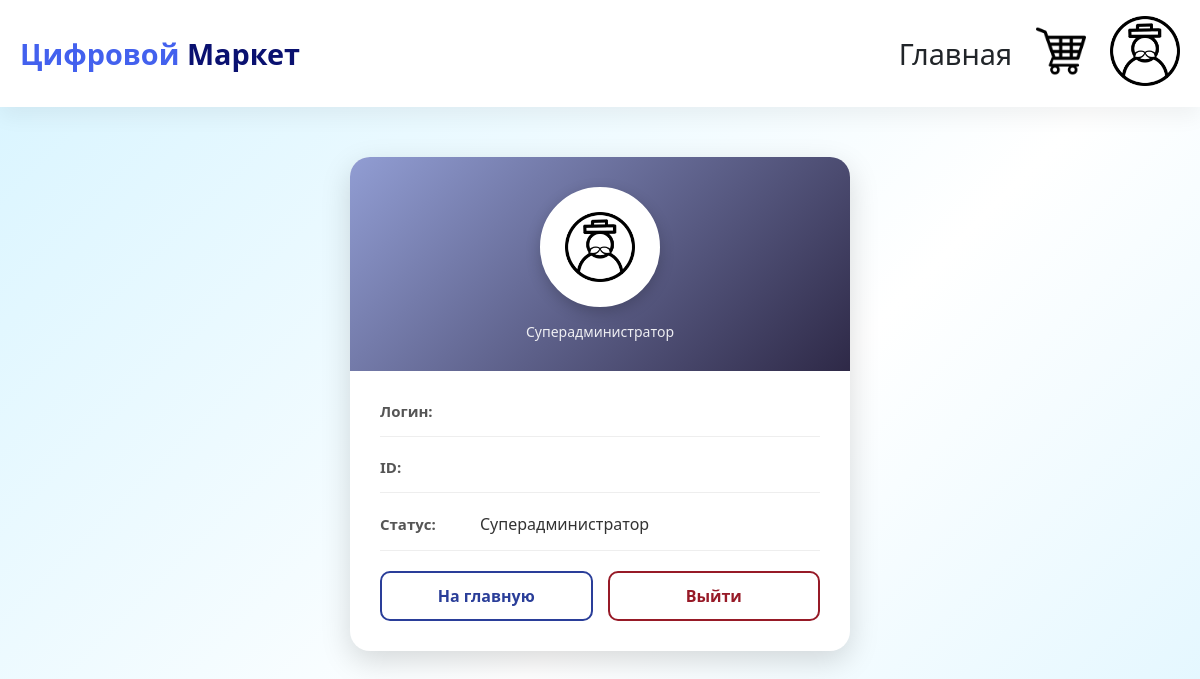
The page /profile/9 (signed in) on the database as committed earlier.
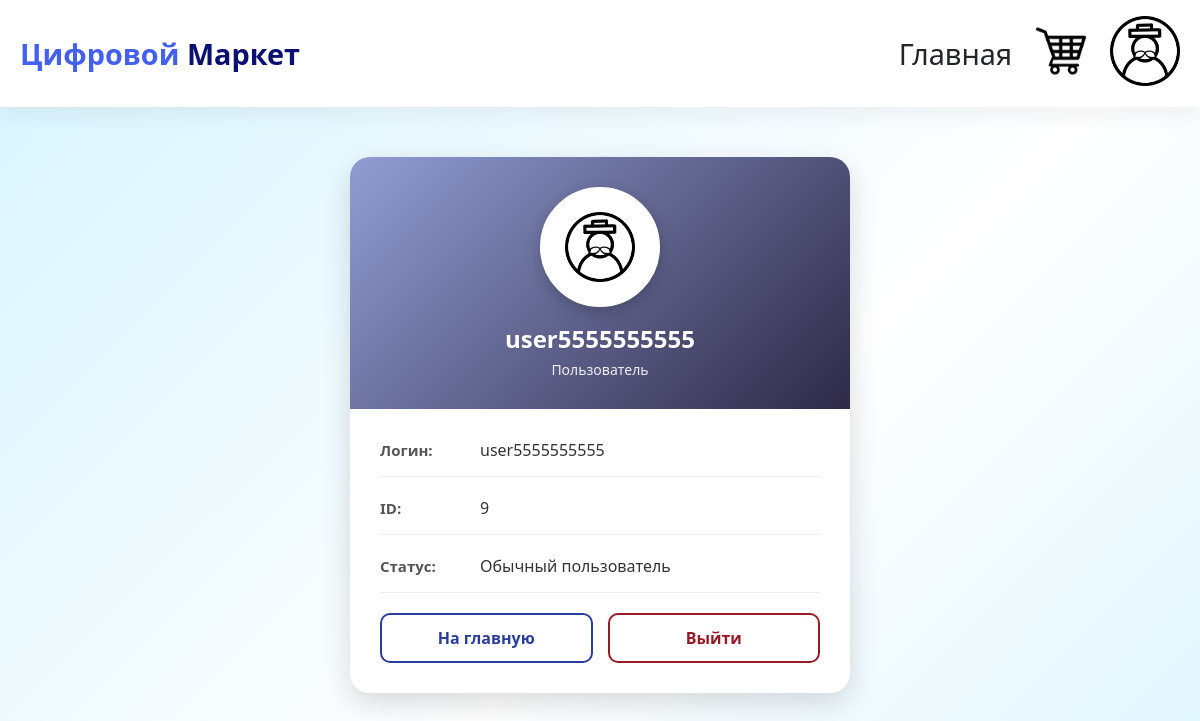
The same page on the database as committed later.
### tables this page shows
CREATE TABLE user (
            id iNTEGER PRIMARY KEY AUTOINCREMENT,
            login VARCHAR(1000) NOT NULL,
            password VARCHAR(256) NOT NULL,
            type_user INTEGER,
            FOREIGN KEY (type_user) REFERENCES Type_products(id)
        );

### app.py (the view)
@app.route("/profile/<int:user_id>")
def profile(user_id):
    user = database.get_user_by_id(user_id)
    user_id =session["user_id"]
    if "user_id" not in session:
        return redirect(url_for('login_page'))
    else:
        return render_template("profile.html", user=user)

### app.py (called while the page is built)
@app.context_processor
def utility_processor():
    def get_cart_count():
        cart = session.get("cart", {})
        cart = database.validate_cart(cart)
        return len(cart)
    return dict(cart_count=get_cart_count())

### database.py (called while the page is built)
def validate_cart(cart):
    conn = sqlite3.connect("shop.db")
    cursor = conn.cursor()
    ids = list(cart.keys())
    for i in ids:
        cursor.execute("SELECT * FROM products WHERE id=?", (int(i),))
        product = cursor.fetchone()
        if not product:
            del cart[i]
    return cart

def get_user_by_id(user_id):
    conn = sqlite3.connect("shop.db")
    cursor = conn.cursor()
    cursor.execute("SELECT * FROM user WHERE id = ?", (user_id,))
    user = cursor.fetchone()
    conn.close()
    if user:
        return {
            "id":user[0],
            "login": user[1],
            "password": user[2],
            "type_user": user[3],
        }
    else:
        return None

### templates/profile.html (shortened to what this page needs)
<!DOCTYPE html>
<html lang="en">
<head>
    <link rel="stylesheet" href="{{ url_for('static', filename='css/style.css') }}">
</head>
<body>
    {% include '_navbar.html' %}
    <div class="profile-container">
        <div class="profile-header">
            <div class="profile-avatar">
                <img src="{{ url_for('static', filename='img/profile_with_hat.png') }}" alt="" width="70">
            </div>
            <h2 class="profile-name">{{ user.login }}</h2>
            <div class="profile-role">
                {% if user.type_user == 1 %}
                    <h2> </h2><p>Пользователь</p>
                {% elif user.type_user == 2 %}
                   <h2> </h2><p>Админ(продавец)</p>
                {% else %}
                    <h2> </h2><p>Суперадминистратор</p>
                {% endif %}
            </div>
        </div>
        <div class="profile-content">
            <div class="profile-info-item">
                <span class="label">Логин:</span>
                <span class="value">{{ user.login }}</span>
            </div>
            <div class="profile-info-item">
                <span class="label">ID:</span>
                <span class="value">{{ user.id }}</span>
            </div>
            <div class="profile-info-item">
                <span class="label">Статус:</span>
                <span class="value">
                    {% if user.type_user == 1 %}
                        Обычный пользователь
                    {% elif user.type_user == 2 %}
                        Администратор
                    {% else %}
                        Суперадминистратор
                    {% endif %}
                </span>
            </div>
            <div class="profile-buttons">
                <a href="{{ url_for('index') }}" class="btn btn-outline">На главную</a>
                <a href="{{ url_for('logout') }}" class="btn btn-danger">Выйти</a>
            </div>
        </div>
    </div>
</body>
</html>

### templates/_navbar.html (shortened to what this page needs)
<!DOCTYPE html>
<html lang="en">
<head>
</head>
<body>
    <nav class="navbar">
    <div class="container">
        <a href="/" class="logo">Цифровой <span>Маркет</span></a>
        <div class="nav-links">
            <a href="/" class="logo">Главная</a>
            <div class="cart-img">
                <a href="{{ url_for('cart') }}">
                <img src="{{ url_for('static', filename='img/basket.png') }}" alt="" width="50">
                </a>
            </div>
            {% if "user_id" in session %}
            <div class="profile-img">
                <a href="{{ url_for('profile', user_id=session['user_id']) }}">
                <img src="{{ url_for('static', filename='img/profile_with_hat.png') }}" alt="" width="70">
                </a>
            </div>
            {% else %}
                <div class="profile-img">
                    <a href="{{ url_for('register_or_login') }}">
                    <img src="{{ url_for('static', filename='img/profile_without_hat.png') }}" alt="" width="70">
                    </a>
                </div>
            {% endif %}
            </div>
    </div>
</nav>
</body>
</html>

### static/css/style.css (style rules this page uses)
* { margin: 0; padding: 0; box-sizing: border-box; }
:root { --primary: #4361ee; --primary-dark: #3a0ca3; --danger: #e63946; --light-gray: #e9ecef; --shadow: 0 10px 20px rgba(0,0,0,0.05); --border-radius: 12px; }
body { font-family: 'Segoe UI', Tahoma, Geneva, Verdana, sans-serif; background-color: #f5f7fb; color: #212529; }
.container { max-width: 1280px; margin: 0 auto; padding: 0 20px; }
.navbar { background: white; box-shadow: var(--shadow); position: sticky; top: 0; z-index: 1000; padding: 1rem 0; }
.navbar .container { display: flex; justify-content: space-between; align-items: center; flex-wrap: wrap; }
.logo { font-size: 1.8rem; font-weight: 700; color: var(--primary); text-decoration: none; }
.logo span { color: #0a1170; }
.nav-links { display: flex; gap: 1.5rem; align-items: center; }
.nav-links a { text-decoration: none; color: #212529; font-weight: 500; transition: 0.3s; }
.btn { display: inline-block; padding: 10px 24px; font-size: 1rem; font-weight: 600; text-align: center; text-decoration: none; border-radius: 40px; border: none; cursor: pointer; transition: all 0.2s ease; background: white; color: #121c46; box-shadow: 0 2px 8px rgba(0, 0, 0, 0.08); }
.btn-outline { background: white; border: 2px solid #2a3e99; color: #2a3e99; box-shadow: none; }
.btn-danger { background: white; border: 2px solid #971a27; color: #971a27; box-shadow: none; }
.profile-container { max-width: 500px; margin: 50px auto; background: white; border-radius: 20px; overflow: hidden; box-shadow: 0 10px 30px rgba(0,0,0,0.15); }
.profile-header { background: linear-gradient(135deg, #919dd3 0%, #2e2947 100%); padding: 30px; text-align: center; position: relative; }
.profile-avatar { width: 120px; height: 120px; background: white; border-radius: 50%; display: flex; align-items: center; justify-content: center; margin: 0 auto; font-size: 50px; box-shadow: 0 5px 15px rgba(0,0,0,0.2); border: 4px solid white; }
.profile-name { color: white; margin-top: 15px; font-size: 24px; font-weight: 700; text-shadow: 1px 1px 2px rgba(0,0,0,0.1); }
.profile-role { color: rgba(255,255,255,0.9); font-size: 14px; margin-top: 5px; }
.profile-content { padding: 30px; }
.profile-info-item { margin-bottom: 20px; padding-bottom: 15px; border-bottom: 1px solid #eee; display: flex; align-items: center; }
.profile-info-item .label { font-weight: 700; color: #555; width: 100px; font-size: 15px; }
.profile-info-item .value { color: #333; font-size: 16px; font-weight: 500; }
.profile-buttons { display: flex; gap: 15px; margin-top: 20px; }
.profile-buttons .btn { flex: 1; text-align: center; padding: 12px; border-radius: 10px; font-weight: 600; }
body { background: linear-gradient(135deg, #d7f4ff 0%, #ffffff 30%, #e0f6ff 50%, #aebafa 100%); background-size: 200% 200%; animation: gradientShift 4s ease infinite; min-height: 100vh; }

Rows that differ between the two databases and show on the page:
added user: login "user5555555555", id "9"
Other text that changed with them:
text no longer shown: "Суперадминистратор Суперадминистратор"
text now shown: "Пользователь Обычный пользователь"
